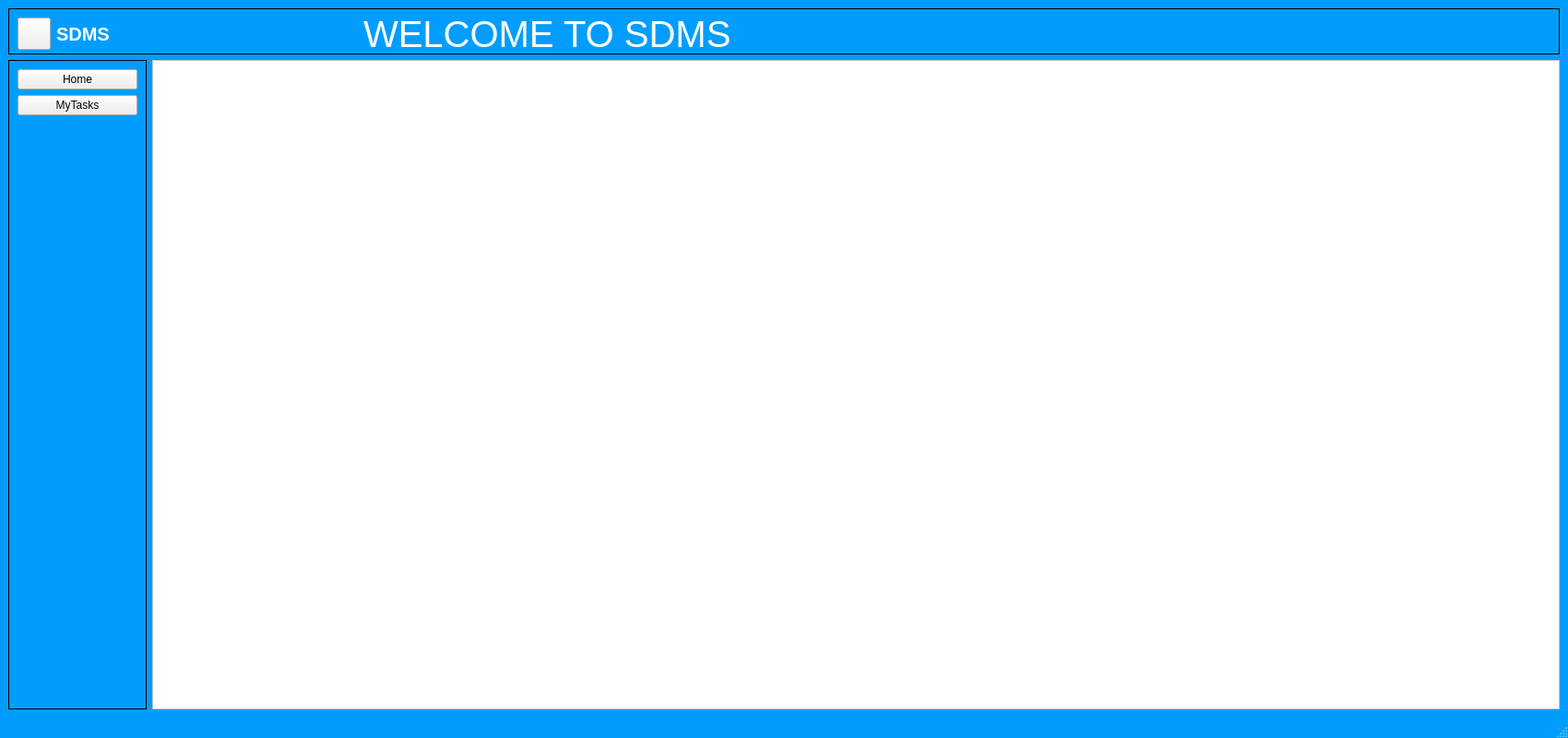
<?xml version="1.0" encoding="UTF-8"?>
<ui version="4.0">
 <class>MainSDMS</class>
 <widget class="QMainWindow" name="MainSDMS">
  <property name="geometry">
   <rect>
    <x>0</x>
    <y>0</y>
    <width>1700</width>
    <height>800</height>
   </rect>
  </property>
  <property name="maximumSize">
   <size>
    <width>1700</width>
    <height>800</height>
   </size>
  </property>
  <property name="windowTitle">
   <string>MainWindow</string>
  </property>
  <property name="styleSheet">
   <string notr="true">#MainSDMS
{
background-color:rgb(0, 157, 255)
}</string>
  </property>
  <widget class="QWidget" name="centralwidget">
   <layout class="QVBoxLayout" name="verticalLayout_5">
    <item>
     <widget class="QFrame" name="frame_2">
      <property name="minimumSize">
       <size>
        <width>0</width>
        <height>50</height>
       </size>
      </property>
      <property name="maximumSize">
       <size>
        <width>16777215</width>
        <height>50</height>
       </size>
      </property>
      <property name="styleSheet">
       <string notr="true">#frame_2{
background-color:rgb(0, 157, 255);
border:1px solid black
}</string>
      </property>
      <property name="frameShape">
       <enum>QFrame::StyledPanel</enum>
      </property>
      <property name="frameShadow">
       <enum>QFrame::Raised</enum>
      </property>
      <widget class="QWidget" name="layoutWidget">
       <property name="geometry">
        <rect>
         <x>10</x>
         <y>0</y>
         <width>774</width>
         <height>56</height>
        </rect>
       </property>
       <layout class="QHBoxLayout" name="horizontalLayout_2">
        <item>
         <widget class="QPushButton" name="mainButton">
          <property name="sizePolicy">
           <sizepolicy hsizetype="Minimum" vsizetype="Preferred">
            <horstretch>0</horstretch>
            <verstretch>0</verstretch>
           </sizepolicy>
          </property>
          <property name="maximumSize">
           <size>
            <width>36</width>
            <height>35</height>
           </size>
          </property>
          <property name="cursor">
           <cursorShape>PointingHandCursor</cursorShape>
          </property>
          <property name="text">
           <string/>
          </property>
         </widget>
        </item>
        <item>
         <widget class="QLabel" name="label">
          <property name="font">
           <font>
            <pointsize>15</pointsize>
            <bold>true</bold>
           </font>
          </property>
          <property name="styleSheet">
           <string notr="true">#label
{
color:white;
}</string>
          </property>
          <property name="text">
           <string>SDMS</string>
          </property>
         </widget>
        </item>
        <item>
         <spacer name="horizontalSpacer">
          <property name="orientation">
           <enum>Qt::Horizontal</enum>
          </property>
          <property name="sizeType">
           <enum>QSizePolicy::Preferred</enum>
          </property>
          <property name="sizeHint" stdset="0">
           <size>
            <width>300</width>
            <height>20</height>
           </size>
          </property>
         </spacer>
        </item>
        <item>
         <widget class="QLabel" name="welcomelabel">
          <property name="font">
           <font>
            <pointsize>30</pointsize>
           </font>
          </property>
          <property name="styleSheet">
           <string notr="true">#welcomelabel
{
color:white
}</string>
          </property>
          <property name="text">
           <string>WELCOME TO SDMS</string>
          </property>
         </widget>
        </item>
       </layout>
      </widget>
     </widget>
    </item>
    <item>
     <layout class="QVBoxLayout" name="verticalLayout">
      <item>
       <layout class="QHBoxLayout" name="horizontalLayout">
        <item>
         <widget class="QFrame" name="frame">
          <property name="minimumSize">
           <size>
            <width>150</width>
            <height>590</height>
           </size>
          </property>
          <property name="maximumSize">
           <size>
            <width>150</width>
            <height>16777215</height>
           </size>
          </property>
          <property name="styleSheet">
           <string notr="true">#frame
{
background-color:rgb(0, 157, 255);
border:1px solid black
}</string>
          </property>
          <property name="frameShape">
           <enum>QFrame::StyledPanel</enum>
          </property>
          <property name="frameShadow">
           <enum>QFrame::Raised</enum>
          </property>
          <layout class="QVBoxLayout" name="verticalLayout_4">
           <item>
            <layout class="QVBoxLayout" name="verticalLayout_3">
             <item>
              <layout class="QVBoxLayout" name="verticalLayout_2">
               <item>
                <widget class="QPushButton" name="homeButon">
                 <property name="cursor">
                  <cursorShape>PointingHandCursor</cursorShape>
                 </property>
                 <property name="text">
                  <string>Home</string>
                 </property>
                </widget>
               </item>
               <item>
                <widget class="QPushButton" name="mytasksButton">
                 <property name="cursor">
                  <cursorShape>PointingHandCursor</cursorShape>
                 </property>
                 <property name="text">
                  <string>MyTasks</string>
                 </property>
                </widget>
               </item>
              </layout>
             </item>
             <item>
              <spacer name="verticalSpacer">
               <property name="orientation">
                <enum>Qt::Vertical</enum>
               </property>
               <property name="sizeHint" stdset="0">
                <size>
                 <width>20</width>
                 <height>40</height>
                </size>
               </property>
              </spacer>
             </item>
            </layout>
           </item>
          </layout>
         </widget>
        </item>
        <item>
         <widget class="QFrame" name="mainFrame">
          <property name="maximumSize">
           <size>
            <width>16777215</width>
            <height>16777215</height>
           </size>
          </property>
          <property name="styleSheet">
           <string notr="true">#mainFrame
{
background:rgb(255, 255, 255)
}</string>
          </property>
          <property name="inputMethodHints">
           <set>Qt::ImhNone</set>
          </property>
          <property name="frameShape">
           <enum>QFrame::StyledPanel</enum>
          </property>
          <property name="frameShadow">
           <enum>QFrame::Raised</enum>
          </property>
         </widget>
        </item>
       </layout>
      </item>
     </layout>
    </item>
   </layout>
  </widget>
  <widget class="QMenuBar" name="menubar">
   <property name="geometry">
    <rect>
     <x>0</x>
     <y>0</y>
     <width>1700</width>
     <height>22</height>
    </rect>
   </property>
  </widget>
  <widget class="QStatusBar" name="statusbar"/>
 </widget>
 <resources/>
 <connections/>
</ui>
